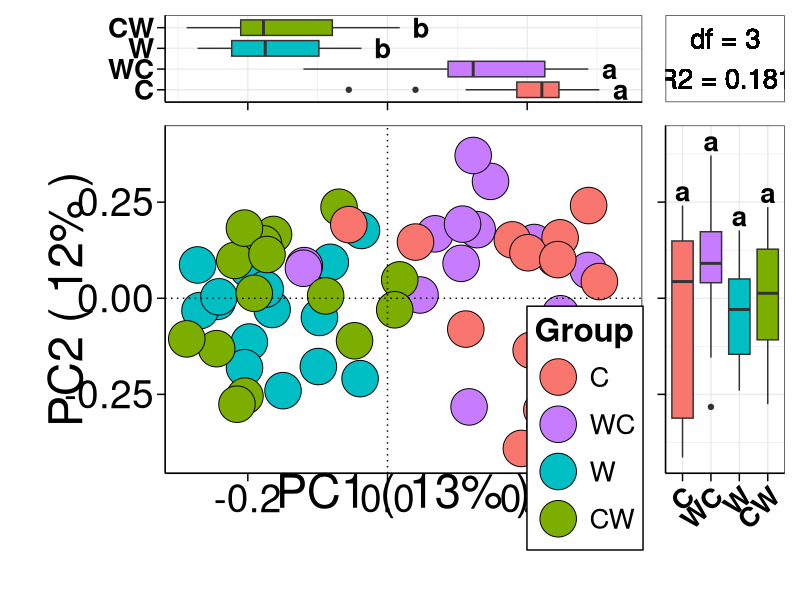
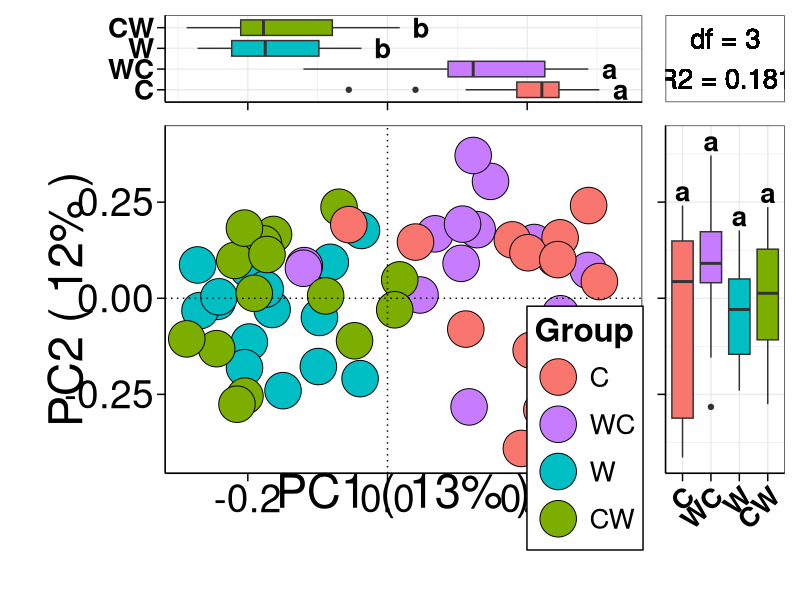

Reproduce these figures in R, in order.
library(vegan)
library(ape)
library(ggplot2)
library(grid)
library(dplyr)
library(multcomp)
library(patchwork)


data <- read.csv("2VINE-t1rare.txt", head=TRUE,sep="\t",row.names = 1)
data=data.matrix(t(data))
groups <- read.table("3design.txt",sep = "\t",header = F,colClasses = c("character"))
colnames(groups) <- c("V1","V2")


cbbPalette <- c("#F8766D","#C77CFF", "#00BFC4", "#7CAE00")
                #,"#F0E442","#0072B2","#D55E00","#CC79A7","#CC6666","#9999CC","#66CC99","#99999",                "#ADD1E5")

data <-vegdist(decostand(data, method = "hellinger"), method = "euclidean")


pcoa<- pcoa(data, correction = "none", rn = NULL)
PC1 = pcoa$vectors[,1]
PC2 = pcoa$vectors[,2]
plotdata <- data.frame(rownames(pcoa$vectors),PC1,PC2,groups$V2)
colnames(plotdata) <-c("sample","PC1","PC2","Group")
pc1 <-floor(pcoa$values$Relative_eig[1]*100)
pc2 <-floor(pcoa$values$Relative_eig[2]*100)
plotdata$Group <- factor(plotdata$Group,levels = c("C","WC","W","CW"))


yf <- plotdata
yd1 <- yf %>% group_by(Group) %>% summarise(Max = max(PC1))
yd2 <- yf %>% group_by(Group) %>% summarise(Max = max(PC2))
yd1$Max <- yd1$Max + max(yd1$Max)*0.1
yd2$Max <- yd2$Max + max(yd2$Max)*0.1
fit1 <- aov(PC1~Group,data = plotdata)
tuk1<-glht(fit1,linfct=mcp(Group="Tukey"))
res1 <- cld(tuk1,alpah=0.05)
fit2 <- aov(PC2~Group,data = plotdata)
tuk2<-glht(fit2,linfct=mcp(Group="Tukey"))
res2 <- cld(tuk2,alpah=0.05)
test <- data.frame(PC1 = res1$mcletters$Letters,PC2 = res2$mcletters$Letters,
                   yd1 = yd1$Max,yd2 = yd2$Max,Group = yd1$Group)
test$Group <- factor(test$Group,levels = c("C","WC","W","CW"))


p1 <- ggplot(plotdata,aes(Group,PC1)) +
  geom_boxplot(aes(fill = Group)) +
  geom_text(data = test,aes(x = Group,y = yd1,label = PC1),
            size = 7,color = "black",fontface = "bold") +
  scale_x_discrete(limits = c("C", "WC", "W", "CW"))+
  coord_flip() +
  scale_fill_manual(values=cbbPalette) +
  theme_bw()+
  theme(axis.ticks.length = unit(0.4,"lines"), 
        axis.ticks = element_line(color='black'),
        axis.line = element_line(colour = "black"), 
        axis.title.x=element_blank(),
        axis.title.y=element_blank(),
        axis.text.y=element_text(colour='black',size=20,face = "bold"),
        axis.text.x=element_blank(),
        legend.position = "none")

p3 <- ggplot(plotdata,aes(Group,PC2)) +
  geom_boxplot(aes(fill = Group)) +
  geom_text(data = test,aes(x = Group,y = yd2,label = PC2),
            size = 7,color = "black",fontface = "bold") +
  scale_fill_manual(values=cbbPalette) +
  scale_x_discrete(limits = c("C", "WC", "W", "CW"))+
  theme_bw()+
  theme(axis.ticks.length = unit(0.4,"lines"), 
        axis.ticks = element_line(color='black'),
        axis.line = element_line(colour = "black"), 
        axis.title.x=element_blank(),
        axis.title.y=element_blank(),
        axis.text.x=element_text(colour='black',size=20,angle = 45,
                                 vjust = 1,hjust = 1,face = "bold"),
        axis.text.y=element_blank(),
        legend.position = "none")


p2<-ggplot(plotdata, aes(PC1, PC2)) +
  geom_point(aes(fill=Group),size=12,pch = 21)+
  scale_fill_manual(values=cbbPalette,name = "Group")+
  xlab(paste("PC1 ( ",pc1,"%"," )",sep="")) + 
  ylab(paste("PC2 ( ",pc2,"%"," )",sep=""))+
  xlim(ggplot_build(p1)$layout$panel_scales_y[[1]]$range$range) +
  ylim(ggplot_build(p3)$layout$panel_scales_y[[1]]$range$range) +
  theme(text=element_text(size=30))+
  geom_vline(aes(xintercept = 0),linetype="dotted")+
  geom_hline(aes(yintercept = 0),linetype="dotted")+
  theme(panel.background = element_rect(fill='white', colour='black'),
        panel.grid=element_blank(), 
        axis.title = element_text(color='black',size=34),
        axis.ticks.length = unit(0.4,"lines"), axis.ticks = element_line(color='black'),
        axis.line = element_line(colour = "black"), 
        axis.title.x=element_text(colour='black', size=34,vjust = 7),
        axis.title.y=element_text(colour='black', size=34,vjust = -2),
        axis.text=element_text(colour='black',size=28),
        legend.title=element_text(size = 24,face = "bold"),
        legend.text=element_text(size=20),
        legend.key=element_blank(),legend.position = c(0.88,0.13),
        legend.background = element_rect(colour = "black"),
        legend.key.height=unit(1,"cm")) +
  guides(fill = guide_legend(ncol = 1))


otu.adonis=adonis(data~V2,data = groups,distance = "bray")

p4 <- ggplot(plotdata, aes(PC1, PC2)) +
  geom_text(aes(x = -0.5,y = 0.6,label = paste("PERMANOVA:\ndf = ",otu.adonis$aov.tab$Df[1],  "\nR2 = ",round(otu.adonis$aov.tab$R2[1],4),  "\np-value = ",otu.adonis$aov.tab$`Pr(>F)`[1],sep = "")),
            size = 7) +
  theme_bw() +
  xlab("") + ylab("") +
  theme(panel.grid=element_blank(), 
        axis.title = element_blank(),
        axis.line = element_blank(),
        axis.ticks = element_blank(),
        axis.text = element_blank())

p5 <- p1 + p4 + p2 + p3 + 
  plot_layout(heights = c(1,4),widths = c(4,1),ncol = 2,nrow = 2)

p5
ggsave("4VINEC101-T1-pca-eu-nohell.pdf",p5,width = 15,height = 12)
